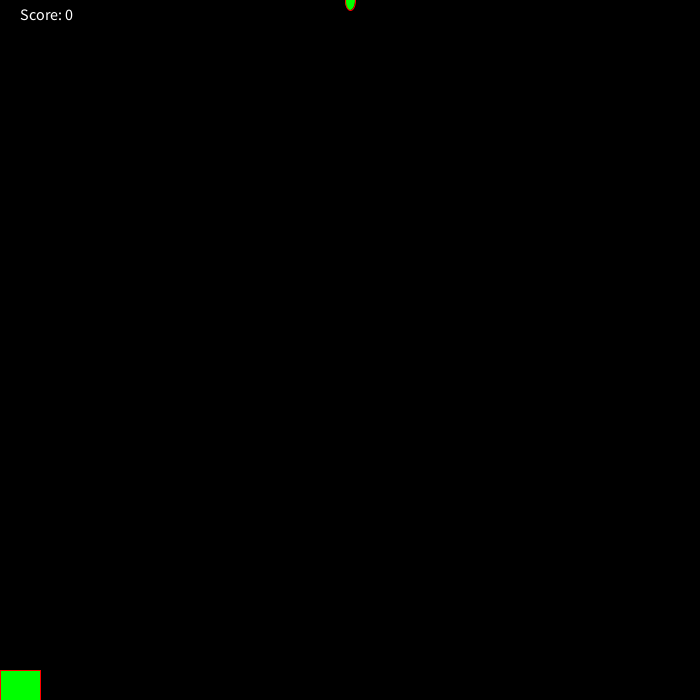
Frame 1 (no input)
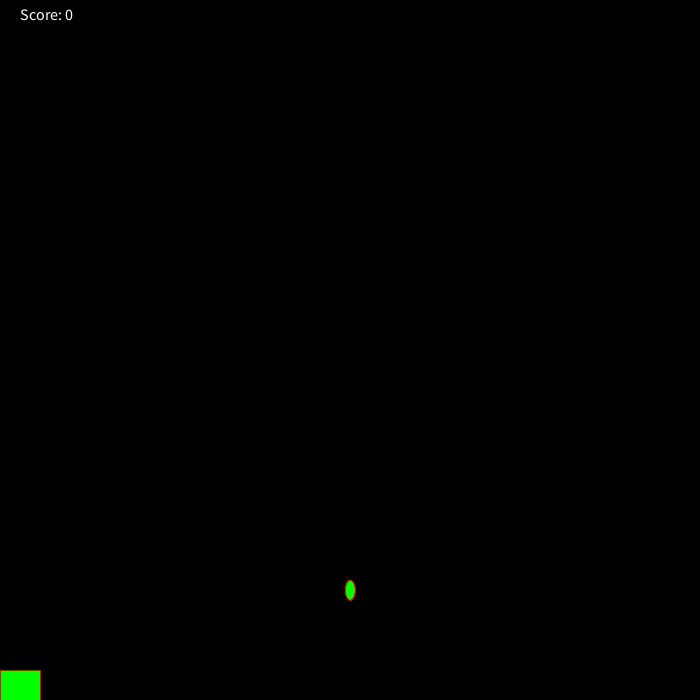
Frame 60 (the mouse pressed at the canvas centre just before this capture)
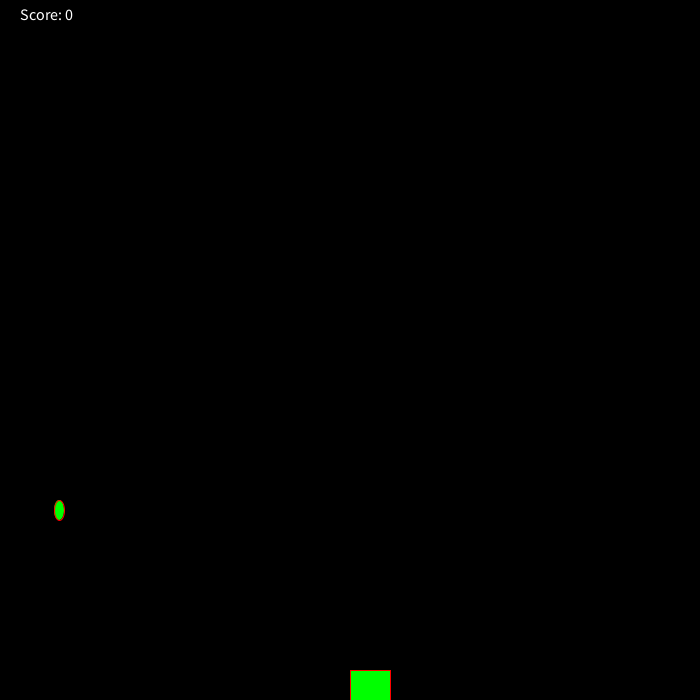
Frame 120 (the mouse held since frame 60 and released just before this capture)

The Processing sketch that drew these frames (run headless with seeded random() and noise(); from frame 60 on, the mouse is pressed at the canvas centre):

// Processing sketch: rainGame
// ── rainGame.pde
int x = 350;
int y = 0;
int score = 0;
void setup(){
  size(700, 700);

}
void draw(){
int randomNumber = (int) random(width);
  

if(y >= 680){
   checkCatch( x);
  y=0;
  
  x = randomNumber;
 
}

  background(0, 0, 0);
  fill(0,255,0);
stroke(255,0,0);

ellipse(x, y, 10, 20);
y+=10;

rect(mouseX, 670, 40, 30);
fill(255, 255, 255);
textSize(16);
text("Score: " + score, 20, 20);



}
void checkCatch(int x){
     if (x > mouseX && x < mouseX+40)
          score++;
     else if (score > 0) 
          score = 0;
     println("Your score is now: " + score); }
